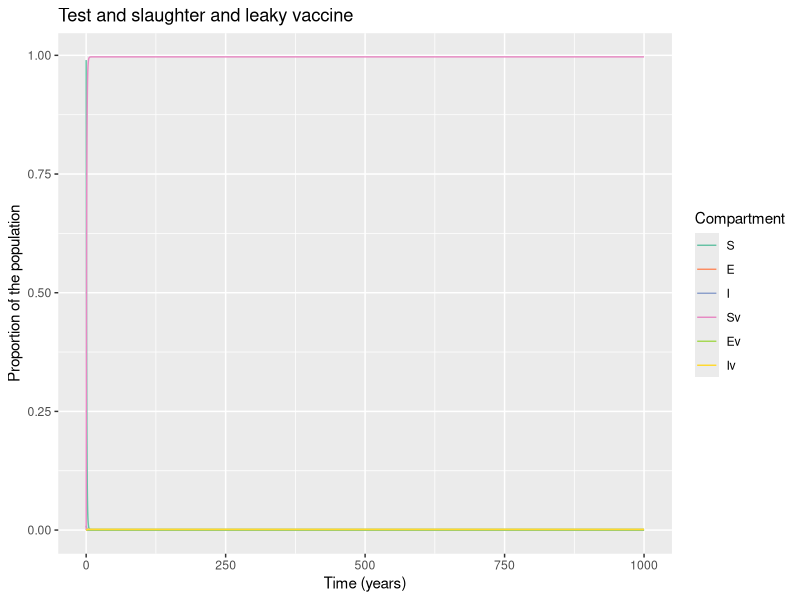

Write R code to recreate this figure.
# LOAD THE PACKAGES:
library(deSolve)
library(reshape2)
library(ggplot2)


# MODEL INPUTS:

initial_state_values <- c(S = 1224000 - 12138,
                          E = 1000,        
                          I = 11138,        
                          Sv = 0,      
                          Ev = 0,
                          Iv = 0)      

# Parameters
#R0=0.42

parameters <- c(beta = 0.4,     # the infection rate in units of years^-1  5.2
                delta = 0.01*365,     # the latency period in units of years^-1 
                c_s = 0.39,       # the reduction in the force of infection
                # acting on those vaccinated
                c_i = 0.39,# the reduction in the infectivity of vaccinated infected bovines  
                u = 1/5,#death rate in units of years^-1 
                a = 1, #testing rate in units of years^-1
                b = 1/5, #birth rate in units of years^-1
                vc = 1,  # vaccination rate
                w = 0.002 ) #wildife infection rate 0.131
              
             

# TIMESTEPS:

# Sequence of timesteps to solve the model at
times <- seq(from = 0, to = 1000, by =0.1)#from 0 to 10 years, daily intervalS
# MODEL FUNCTION: 

vaccine_model <- function(time, state, parameters) {  
  
  with(as.list(c(state, parameters)), {    
    
    # Defining lambda as a function of beta and E:
    N <- S + E + I + Sv + Ev + Iv 
    lambda <- beta * I/N + c_i * beta * Iv/N 
    # the Ev compartment gets c_i times less infected than the E compartment
    
    
    # The differential equations
    dS <- -lambda * S - u * S - S * w - vc * S + (b * N * (1-vc))+ a * I + a * Iv
    dE <- lambda * S - delta * E - u * E - vc * E 
    dI <- delta * E - a * I - u * I + S * w 
    dSv <- -c_s * lambda * Sv - u * Sv + vc * S  + b * N * vc - Sv * w            
    dEv <- c_s * lambda * Sv - delta * Ev - u * Ev + vc * E 
    dIv <- delta * Ev - a * Iv - u * Iv + Sv * w 
    
    return(list(c(dS, dE, dI, dSv, dEv, dIv))) 
  })
  
}

# MODEL OUTPUT:

# Solving the differential equations using the ode integration algorithm
output <- as.data.frame(ode(y = initial_state_values, 
                            times = times, 
                            func = vaccine_model,
                            parms = parameters))

# PLOT THE OUTPUT

# turn output dataset into long format
output_long <- melt(as.data.frame(output), id = "time")

# Adding a column for the prevalence proportion to the long-format output
output_long$prevalence <- output_long$value/sum(initial_state_values)

# Plot the number in each compartment over time
ggplot(data = output_long,                                               
       aes(x = time, y = prevalence, colour = variable, group = variable)) +  
  geom_line() +                                                          
  xlab("Time (years)")+                                                   
  ylab("Proportion of the population") +
  labs(title = paste("Test and slaughter and leaky vaccine"), 
       colour = "Compartment") +
  scale_colour_brewer(palette = "Set2")

#incidence<- diff(output_long$value[output_long$variable=="T"])
#plot(incidence)
#lambda <- 5.2/2 * (output_long$value[output_long$variable=="I"])
